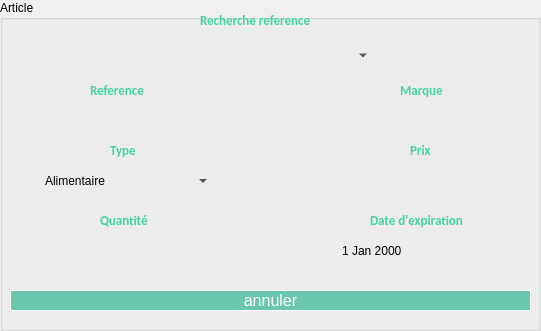
     <widget class="QGroupBox" name="groupBox_3">
      <property name="geometry">
       <rect>
        <x>270</x>
        <y>460</y>
        <width>541</width>
        <height>331</height>
       </rect>
      </property>
      <property name="title">
       <string>Article</string>
      </property>
      <widget class="QPushButton" name="annulerA">
       <property name="geometry">
        <rect>
         <x>10</x>
         <y>290</y>
         <width>521</width>
         <height>21</height>
        </rect>
       </property>
       <property name="styleSheet">
        <string notr="true">QPushButton{
line-height: 1;
    color: #ffffff;
    background-color: #6ac6ad;
    background-clip: padding-box;
	border: 1px solid #ffffff;
    font-weight: 400;
	font-size: 16px;
    padding: 0.875rem 1.375rem;
}
QPushButton:hover{
	border: 1px solid #f75454;
 color: #f75454;
    background-color: #ffffff;

}
</string>
       </property>
       <property name="text">
        <string>annuler</string>
       </property>
      </widget>
      <widget class="QLineEdit" name="prixA">
       <property name="geometry">
        <rect>
         <x>340</x>
         <y>170</y>
         <width>171</width>
         <height>22</height>
        </rect>
       </property>
       <property name="styleSheet">
        <string notr="true"> background-color: Transparent;
 border: none;</string>
       </property>
      </widget>
      <widget class="QPushButton" name="articleees">
       <property name="geometry">
        <rect>
         <x>480</x>
         <y>10</y>
         <width>71</width>
         <height>28</height>
        </rect>
       </property>
       <property name="styleSheet">
        <string notr="true">QPushButton {
	font-weight: 500;
	text-align: center;
    vertical-align: middle;
	background-color: transparent;
	padding: 5px 15px 15px 20px;
    color: #fff;
	font-size: 11px;
	border : 0;
	border-right: 3px solid transparent;
 	background-position: center top;
    background-repeat: no-repeat;
    background-origin: content;
    background-image: url(&quot;C:/Users/hp/Desktop/anglais/projet c++ design/ajouter1.png&quot;);
}

QPushButton:hover {
	color: #ffffff;
	font-weight: 500;
	background-image: url(&quot;C:/Users/hp/Desktop/anglais/projet c++ design/ajouter2.png&quot;);
}</string>
       </property>
       <property name="text">
        <string/>
       </property>
      </widget>
      <widget class="QDateEdit" name="date222">
       <property name="geometry">
        <rect>
         <x>340</x>
         <y>240</y>
         <width>171</width>
         <height>22</height>
        </rect>
       </property>
       <property name="styleSheet">
        <string notr="true"> background-color: Transparent;
 border: none;</string>
       </property>
      </widget>
      <widget class="QComboBox" name="comboBox_2">
       <property name="geometry">
        <rect>
         <x>180</x>
         <y>40</y>
         <width>191</width>
         <height>31</height>
        </rect>
       </property>
       <property name="styleSheet">
        <string notr="true"> background-color: Transparent;
 border: none;</string>
       </property>
      </widget>
      <widget class="QLineEdit" name="quant222">
       <property name="geometry">
        <rect>
         <x>40</x>
         <y>240</y>
         <width>171</width>
         <height>22</height>
        </rect>
       </property>
       <property name="styleSheet">
        <string notr="true"> background-color: Transparent;
 border: none;</string>
       </property>
      </widget>
      <widget class="QComboBox" name="typeA">
       <property name="geometry">
        <rect>
         <x>40</x>
         <y>170</y>
         <width>171</width>
         <height>22</height>
        </rect>
       </property>
       <property name="styleSheet">
        <string notr="true"> background-color: Transparent;
 border: none;</string>
       </property>
       <item>
        <property name="text">
         <string>Alimentaire</string>
        </property>
       </item>
       <item>
        <property name="text">
         <string>Congele</string>
        </property>
       </item>
       <item>
        <property name="text">
         <string>Electronique</string>
        </property>
       </item>
      </widget>
      <widget class="QLineEdit" name="marqueA">
       <property name="geometry">
        <rect>
         <x>342</x>
         <y>110</y>
         <width>171</width>
         <height>22</height>
        </rect>
       </property>
       <property name="styleSheet">
        <string notr="true"> background-color: Transparent;
 border: none;</string>
       </property>
      </widget>
      <widget class="QLineEdit" name="refA_R">
       <property name="geometry">
        <rect>
         <x>40</x>
         <y>110</y>
         <width>171</width>
         <height>22</height>
        </rect>
       </property>
       <property name="styleSheet">
        <string notr="true"> background-color: Transparent;
 border: none;</string>
       </property>
      </widget>
      <widget class="QLabel" name="label_575">
       <property name="geometry">
        <rect>
         <x>160</x>
         <y>20</y>
         <width>231</width>
         <height>71</height>
        </rect>
       </property>
       <property name="text">
        <string/>
       </property>
       <property name="pixmap">
        <pixmap>../../Downloads/saisir.png</pixmap>
       </property>
       <property name="scaledContents">
        <bool>true</bool>
       </property>
      </widget>
      <widget class="QLabel" name="label_576">
       <property name="geometry">
        <rect>
         <x>320</x>
         <y>90</y>
         <width>211</width>
         <height>61</height>
        </rect>
       </property>
       <property name="text">
        <string/>
       </property>
       <property name="pixmap">
        <pixmap>../../Downloads/saisir.png</pixmap>
       </property>
       <property name="scaledContents">
        <bool>true</bool>
       </property>
      </widget>
      <widget class="QLabel" name="label_577">
       <property name="geometry">
        <rect>
         <x>20</x>
         <y>90</y>
         <width>211</width>
         <height>61</height>
        </rect>
       </property>
       <property name="text">
        <string/>
       </property>
       <property name="pixmap">
        <pixmap>../../Downloads/saisir.png</pixmap>
       </property>
       <property name="scaledContents">
        <bool>true</bool>
       </property>
      </widget>
      <widget class="QLabel" name="label_578">
       <property name="geometry">
        <rect>
         <x>320</x>
         <y>150</y>
         <width>211</width>
         <height>61</height>
        </rect>
       </property>
       <property name="text">
        <string/>
       </property>
       <property name="pixmap">
        <pixmap>../../Downloads/saisir.png</pixmap>
       </property>
       <property name="scaledContents">
        <bool>true</bool>
       </property>
      </widget>
      <widget class="QLabel" name="label_579">
       <property name="geometry">
        <rect>
         <x>320</x>
         <y>220</y>
         <width>211</width>
         <height>61</height>
        </rect>
       </property>
       <property name="text">
        <string/>
       </property>
       <property name="pixmap">
        <pixmap>../../Downloads/saisir.png</pixmap>
       </property>
       <property name="scaledContents">
        <bool>true</bool>
       </property>
      </widget>
      <widget class="QLabel" name="label_580">
       <property name="geometry">
        <rect>
         <x>20</x>
         <y>150</y>
         <width>211</width>
         <height>61</height>
        </rect>
       </property>
       <property name="text">
        <string/>
       </property>
       <property name="pixmap">
        <pixmap>../../Downloads/saisir.png</pixmap>
       </property>
       <property name="scaledContents">
        <bool>true</bool>
       </property>
      </widget>
      <widget class="QLabel" name="label_581">
       <property name="geometry">
        <rect>
         <x>20</x>
         <y>220</y>
         <width>211</width>
         <height>61</height>
        </rect>
       </property>
       <property name="text">
        <string/>
       </property>
       <property name="pixmap">
        <pixmap>../../Downloads/saisir.png</pixmap>
       </property>
       <property name="scaledContents">
        <bool>true</bool>
       </property>
      </widget>
      <widget class="QLabel" name="label_254">
       <property name="geometry">
        <rect>
         <x>400</x>
         <y>80</y>
         <width>111</width>
         <height>20</height>
        </rect>
       </property>
       <property name="font">
        <font>
         <family>Calibri</family>
         <pointsize>10</pointsize>
         <weight>75</weight>
         <bold>true</bold>
        </font>
       </property>
       <property name="styleSheet">
        <string notr="true">color: rgb(70, 211, 164);</string>
       </property>
       <property name="text">
        <string>Marque</string>
       </property>
      </widget>
      <widget class="QLabel" name="label_255">
       <property name="geometry">
        <rect>
         <x>410</x>
         <y>140</y>
         <width>111</width>
         <height>20</height>
        </rect>
       </property>
       <property name="font">
        <font>
         <family>Calibri</family>
         <pointsize>10</pointsize>
         <weight>75</weight>
         <bold>true</bold>
        </font>
       </property>
       <property name="styleSheet">
        <string notr="true">color: rgb(70, 211, 164);</string>
       </property>
       <property name="text">
        <string>Prix</string>
       </property>
      </widget>
      <widget class="QLabel" name="label_256">
       <property name="geometry">
        <rect>
         <x>370</x>
         <y>210</y>
         <width>141</width>
         <height>20</height>
        </rect>
       </property>
       <property name="font">
        <font>
         <family>Calibri</family>
         <pointsize>10</pointsize>
         <weight>75</weight>
         <bold>true</bold>
        </font>
       </property>
       <property name="styleSheet">
        <string notr="true">color: rgb(70, 211, 164);</string>
       </property>
       <property name="text">
        <string>Date d'expiration</string>
       </property>
      </widget>
      <widget class="QLabel" name="label_257">
       <property name="geometry">
        <rect>
         <x>90</x>
         <y>80</y>
         <width>111</width>
         <height>20</height>
        </rect>
       </property>
       <property name="font">
        <font>
         <family>Calibri</family>
         <pointsize>10</pointsize>
         <weight>75</weight>
         <bold>true</bold>
        </font>
       </property>
       <property name="styleSheet">
        <string notr="true">color: rgb(70, 211, 164);</string>
       </property>
       <property name="text">
        <string>Reference</string>
       </property>
      </widget>
      <widget class="QLabel" name="label_258">
       <property name="geometry">
        <rect>
         <x>110</x>
         <y>140</y>
         <width>111</width>
         <height>20</height>
        </rect>
       </property>
       <property name="font">
        <font>
         <family>Calibri</family>
         <pointsize>10</pointsize>
         <weight>75</weight>
         <bold>true</bold>
        </font>
       </property>
       <property name="styleSheet">
        <string notr="true">color: rgb(70, 211, 164);</string>
       </property>
       <property name="text">
        <string>Type</string>
       </property>
      </widget>
      <widget class="QLabel" name="label_259">
       <property name="geometry">
        <rect>
         <x>100</x>
         <y>210</y>
         <width>111</width>
         <height>20</height>
        </rect>
       </property>
       <property name="font">
        <font>
         <family>Calibri</family>
         <pointsize>10</pointsize>
         <weight>75</weight>
         <bold>true</bold>
        </font>
       </property>
       <property name="styleSheet">
        <string notr="true">color: rgb(70, 211, 164);</string>
       </property>
       <property name="text">
        <string>Quantité</string>
       </property>
      </widget>
      <widget class="QLabel" name="label_267">
       <property name="geometry">
        <rect>
         <x>200</x>
         <y>10</y>
         <width>161</width>
         <height>20</height>
        </rect>
       </property>
       <property name="font">
        <font>
         <family>Calibri</family>
         <pointsize>10</pointsize>
         <weight>75</weight>
         <bold>true</bold>
        </font>
       </property>
       <property name="styleSheet">
        <string notr="true">color: rgb(70, 211, 164);</string>
       </property>
       <property name="text">
        <string>Recherche reference</string>
       </property>
      </widget>
      <zorder>annulerA</zorder>
      <zorder>articleees</zorder>
      <zorder>label_575</zorder>
      <zorder>comboBox_2</zorder>
      <zorder>label_576</zorder>
      <zorder>marqueA</zorder>
      <zorder>label_577</zorder>
      <zorder>refA_R</zorder>
      <zorder>label_578</zorder>
      <zorder>prixA</zorder>
      <zorder>label_579</zorder>
      <zorder>date222</zorder>
      <zorder>label_580</zorder>
      <zorder>typeA</zorder>
      <zorder>label_581</zorder>
      <zorder>quant222</zorder>
      <zorder>label_254</zorder>
      <zorder>label_255</zorder>
      <zorder>label_256</zorder>
      <zorder>label_257</zorder>
      <zorder>label_258</zorder>
      <zorder>label_259</zorder>
      <zorder>label_267</zorder>
     </widget>
